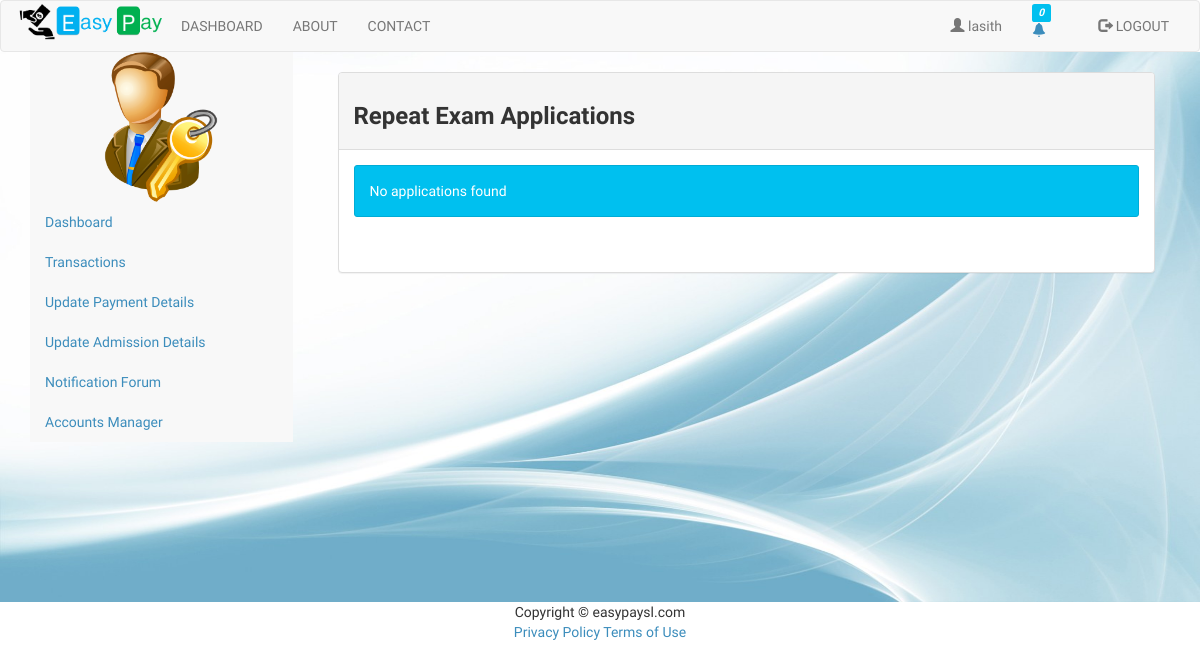
Page /admin_repeatExamApplication.php (signed in) on the earlier database version.
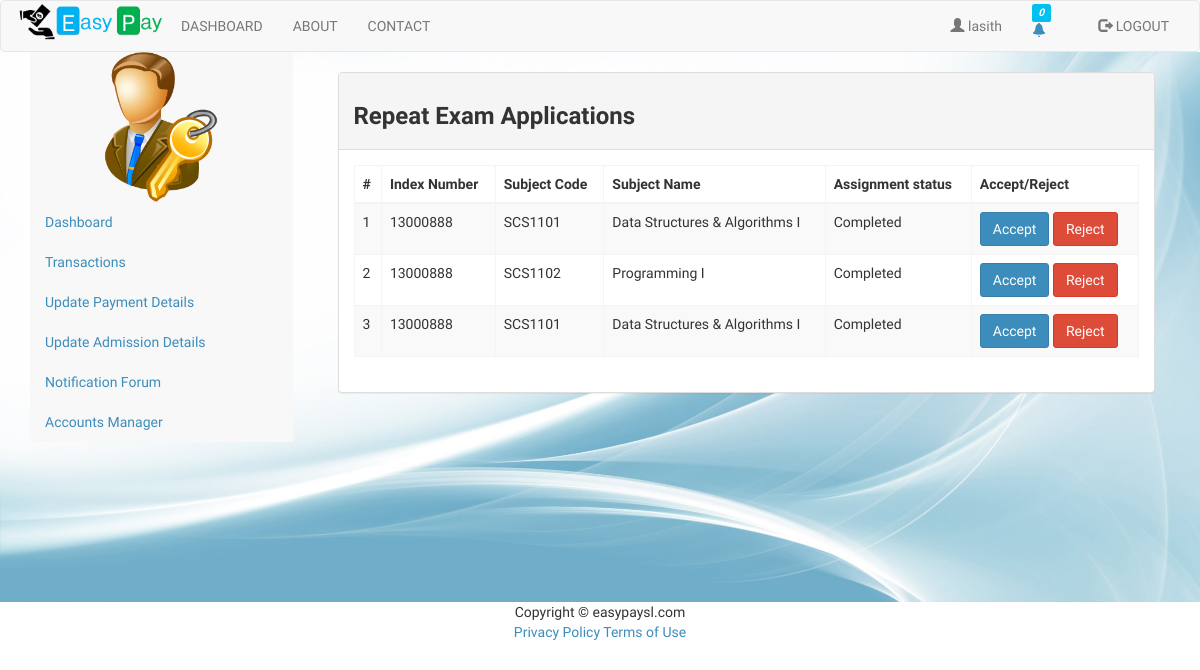
Same page on the later database version.
### tables this page shows
CREATE TABLE IF NOT EXISTS `repeat_exam` (
  `id` int(11) NOT NULL,
  `transactionID` int(10) NOT NULL,
  `Year` int(4) NOT NULL,
  `Semester` varchar(5) NOT NULL,
  `subjectCode` varchar(7) NOT NULL,
  `indexNumber` varchar(9) NOT NULL,
  `nameWithInitials` varchar(50) NOT NULL,
  `fullName` varchar(200) NOT NULL,
  `fixedPhone` varchar(10) NOT NULL,
  `subjectName` varchar(50) NOT NULL,
  `AssignmentComplete` varchar(20) NOT NULL,
  `gradeFirst` varchar(2) NOT NULL,
  `gradeSecond` varchar(2) NOT NULL,
  `gradeThird` varchar(2) NOT NULL,
  `paymentStatus` int(1) NOT NULL,
  `adminStatus` int(1) NOT NULL,
  `username` varchar(20) DEFAULT NULL
);

### classes/DB.php (called while the page is built, shortened)
<?php
class DB{
    private static $_instance = null;
    private $_pdo_easypay,
        $_pdo_academic,
        $_query,
        $_error = false,
        $_results,
        $_count = 0;
    private function __construct() {
        try {
            $this->_pdo_easypay = new PDO('mysql:host=' . Config::get('mysql/host') . ';dbname=' . Config::get('mysql/db'), Config::get('mysql/username'), Config::get('mysql/password'));
        } catch (PDOException $e) {
            die($e->getMessage());
        }
    }
    public static function getInstance() {
        if (!isset(self::$_instance)) {
            self::$_instance = new DB();
        }
        return self::$_instance;
    }
    public function query($sql, $parms = array()){
        $this->_error = false;
        if ($this->_query = $this->_pdo_easypay->prepare($sql)) {
            $x = 1;
            if (count($parms)) {
                foreach ($parms as $param) {
                    $this->_query->bindValue($x, $param);
                    $x++;
                }
            }
            if ($this->_query->execute()) {
                $this->_results = $this->_query->fetchAll(PDO::FETCH_OBJ);
                $this->_count = $this->_query->rowCount();
            } else {
                $this->_error = true;
            }
        }
        return $this;
    }
    public function action($action, $table, $where = array()) {
        if (count($where) === 3) {
            $operators = array('=', '>', '<', '>=', '<=', 'LIKE', 'NOT LIKE');
            $field      = $where[0];
            $operator   = $where[1];
            $value      = $where[2];
            if (in_array($operator, $operators)) {
                $sql = "{$action} FROM {$table} WHERE {$field} {$operator} ? ";
                if (!$this->query($sql, array($value))->error()) {
                    return $this;
                }
            }
        }
        return false;
    }
    public function get($table, $where)
    {
        return $this->action('SELECT * ', $table, $where);
    }
    public function results(){
        return $this->_results;
    }
    public function error(){
        return $this->_error;
    }
    public  function count(){
        return $this->_count;
    }
}
?>

### classes/Config.php (called while the page is built)
<?php
class Config{
    public static function get($path = null){
        if($path){
            $config = $GLOBALS['config'];
            $path = explode('/', $path);
            foreach($path as $bit){
                 if(isset($config[$bit])){
                     $config = $config[$bit];
                 }
            }
            return $config;
        }
        return false;
    }
}
?>

### admin_repeatExamApplication.php (the view, shortened to what the changed rows need)
<!DOCTYPE html>
<html lang="en">
<head>
    <?php include 'headerScript.php'?>
</head>
<body>
<div class="backgroundImg container-fluid">
    <div class="container col-lg-9">
    <br>
        <div id="appTable" class="container col-lg-12 ">
            <div class="panel panel-default">
                <div class="panel-body">
                <div class="pre-scrollable">
                    <table class="table table-striped table-bordered table-hover">
                        <?php
                        $appDet = DB::getInstance()->query('SELECT * FROM repeat_exam WHERE adminStatus = 0 AND paymentStatus = 1',array());
                        if(!$appDet->count()){
                        echo '<div class="alert alert-info">No applications found</div>';
                        }else{
                        ?>
                        <thead>
                        <tr>
                            <th>#</th>
                            <th>Index Number</th>
                            <th>Subject Code</th>
                            <th>Subject Name</th>
                            <th>Assignment status</th>
                            <th>Accept/Reject</th>
                        </tr>
                        </thead>
                        <tbody>
                        <?php
                        $counter = 0;
                        foreach($appDet->results() as $t){
                            $counter+=1;
                            $id = $t->id;
                            $username = $t->username;
                            echo"<tr>";
                            echo "<td>".$counter."</td>";
                            echo "<td>".$t->indexNumber."</td>";
                            echo "<td>".$t->subjectCode."</td>";
                            echo "<td>".$t->subjectName."</td>";
                            echo "<td>".$t->AssignmentComplete."</td>";
                            echo "<td><a href='admin_repeatExamStatusUpdater.php?username=".$username."&subCode=$t->subjectCode&subName=$t->subjectName&id=".$id."&accept=true' onclick='return confirm(\"You are accepting this application. Are you sure?\");'><button class='btn btn-primary'>Accept</button></a> <a href='admin_repeatExamStatusUpdater.php?username=".$username."&subCode=$t->subjectCode&subName=$t->subjectName&id=".$id."&reject=true' onclick='return confirm(\"You are rejecting this application. Are you sure?\");'><button class='btn btn-danger'>Reject</button></a></td>";
                            echo "</tr>";
                        }
                        }?>
                        </tbody>
                    </table>
                    </div>
                </div>
            </div>
        </div>
    </div>
</div>
</body>
</html>

Differences in the rows shown:
now on this page (row edited): repeat_exam: indexNumber "13000888", subjectCode "SCS1101", subjectName "Data Structures & Algorithms I", AssignmentComplete "Completed"
now on this page (row edited): repeat_exam: indexNumber "13000888", subjectCode "SCS1102", subjectName "Programming I", AssignmentComplete "Completed"
now on this page (row edited): repeat_exam: indexNumber "13000888", subjectCode "SCS1101", subjectName "Data Structures & Algorithms I", AssignmentComplete "Completed"
Other differences:
text no longer shown: "No applications found"
text now shown: "# Index Number Subject Code Subject Name Assignment status Accept/Reject"
